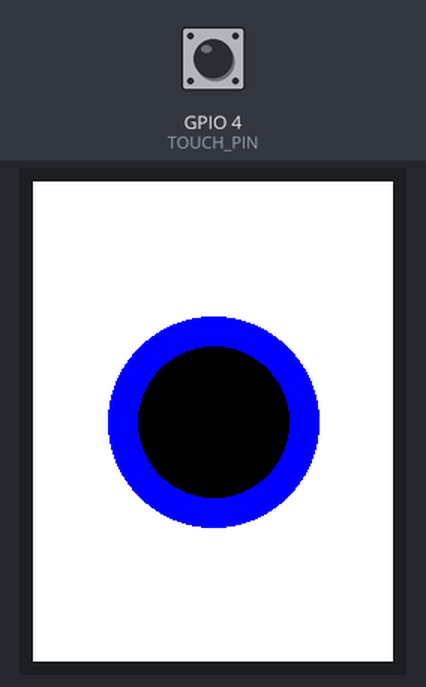
The sketch below on a simulated ESP32. Parts: 240×320 colour display. The test bench sets the inputs (shaded band); at power-on: GPIO 4 (TOUCH_PIN) HIGH. What the sketch prints to the serial monitor is not drawn.

Above: at 0.3 s.

The sketch:

combined_test.ino
```cpp
#include <TFT_eSPI.h>  // Graphics and font library for ST7789 driver
#include <esp_now.h>
#include <WiFi.h>

// Define the touch pin connected to conductive yarn
#define TOUCH_PIN 4

TFT_eSPI tft = TFT_eSPI();  // Create an instance of the display

//Sender_Mac: e8:31:cd:59:87:78
//Rceiver_Mac: e8:31:cd:16:20:c8
uint8_t broadcastAddress[] = {0xE8, 0x31, 0xCD, 0x16, 0x20, 0xC8}; // MAC address of the receiver ESP32

// Sensitivity threshold for detecting a touch
int threshold = 40;

typedef struct struct_message {
  int touchStatus;  // 0 if no touch, 1 if touch detected
} struct_message;

struct_message myData;

void onSent(const uint8_t *mac_addr, esp_now_send_status_t status) {
  Serial.print("\r\nLast Packet Send Status:\t");
  Serial.println(status == ESP_NOW_SEND_SUCCESS ? "Delivery Success" : "Delivery Fail");
}


void setup() {

  // Initialize serial monitor
  Serial.begin(115200);

  WiFi.mode(WIFI_STA);
  esp_now_init();
  esp_now_register_send_cb(onSent);

   // Initialize ESP-NOW
  if (esp_now_init() != ESP_OK) {
    Serial.println("Error initializing ESP-NOW");
    return;
  } else {
    Serial.println("ESP-NOW initialized successfully");
  }

  //Register to peer
  esp_now_peer_info_t peerInfo;
  memcpy(peerInfo.peer_addr, broadcastAddress, 6);
  peerInfo.channel = 0;
  peerInfo.encrypt = false;
 if (esp_now_add_peer(&peerInfo) != ESP_OK) {
  Serial.println("Failed to add peer");
  return;
}

  tft.init();
  tft.setRotation(0);  // Adjust rotation if necessary

  // Set the background to white
  tft.fillScreen(TFT_WHITE);

  // Define the center of the display
  int centerX = tft.width() / 2;
  int centerY = tft.height() / 2;

  // Define the radius of the circle (adjust as needed)
  int radius1 = 50;
  int radius2 = 70;

  // Draw a black circle in the middle of the screen

  tft.fillCircle(centerX, centerY, radius2, TFT_BLUE);
  tft.fillCircle(centerX, centerY, radius1, TFT_BLACK);
}

void loop() {

  // Read touch sensor value from the conductive yarn
  int touchValue = touchRead(TOUCH_PIN);

  // Check if the touch value is below the threshold
  if (touchValue < threshold) {
    myData.touchStatus = 1;  // Touch detected
    esp_now_send(broadcastAddress, (uint8_t *) &myData, sizeof(myData));
    delay(200);
  } else {
    Serial.println("No touch detected.");
    myData.touchStatus = 0;
    esp_now_send(broadcastAddress, (uint8_t *) &myData, sizeof(myData));
  }

  // Delay for stability and to make the readings more readable
  delay(500);
}
```
